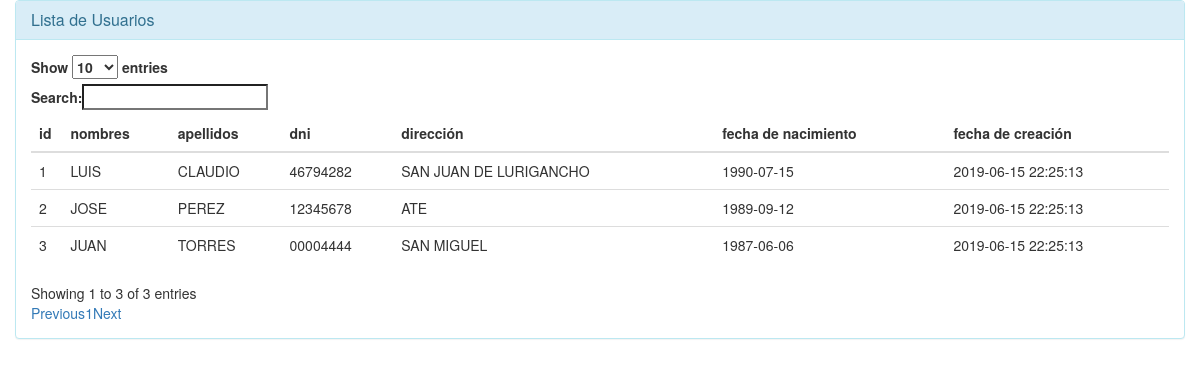
The app's page /PHP7_PDO_POO/modelo/lista.php with its own data.
### tables this page shows
CREATE TABLE usuario(

id int auto_increment PRIMARY KEY,
nombres   varchar(100),
apellidos varchar(100),
dni       char(8),
direccion text,
fecha_nacimiento date,
fecha_creacion timestamp default current_timestamp

);

### PHP7_PDO_POO/modelo/Usuario.php (called while the page is built, shortened)
<?php
class Usuario extends Conexion {
function lista()
{
try {
$conexion  =  $this->get_conexion();
$query     =  "SELECT * FROM usuario";
$statement =  $conexion->prepare($query);
$statement->execute();
$result    =  $statement->fetchAll(PDO::FETCH_ASSOC);
return $result;
} catch (Exception $e) {
echo "Error: ".$e->getMessage();
}
}
}
 ?>

### PHP7_PDO_POO/modelo/lista.php (the view, shortened to what this page needs)
<?php
include'Usuario.php';
$usuario =  new Usuario();
$lista   =  $usuario->lista();
 ?>
<!DOCTYPE html>
<html lang="en">
<head>
<link rel="stylesheet" href="https://maxcdn.bootstrapcdn.com/bootstrap/3.3.7/css/bootstrap.min.css" >
<link rel="stylesheet" type="text/css" href="https://cdn.datatables.net/1.10.12/css/dataTables.bootstrap.min.css">
</head>
<body>
<div class="container-fluid">
<div class="row">
<div class="col-md-12">
<div class="panel panel-info">
	<div class="panel-heading">
		<h3 class="panel-title">Lista de Usuarios</h3>
	</div>
	<div class="panel-body">
    <div class="table-responsive">
     <table  id="consulta"  class="table">
 <thead>
 <tr>
 <th>id</th>
 <th>nombres</th>
 <th>apellidos</th>
 <th>dni</th>
 <th>dirección</th>
 <th>fecha de nacimiento</th>
 <th>fecha de creación</th>
 </tr>
 </thead>
 <tbody>
 <?php foreach ($lista as $key => $value): ?>
 <tr>
<td><?php echo $value['id'] ?></td>
<td><?php echo $value['nombres'] ?></td>
<td><?php echo $value['apellidos'] ?></td>
<td><?php echo $value['dni'] ?></td>
<td><?php echo $value['direccion'] ?></td>
<td><?php echo $value['fecha_nacimiento'] ?></td>
<td><?php echo $value['fecha_creacion'] ?></td>
 </tr>
 <?php endforeach ?>
 </tbody>
 </table>
    </div>
	</div>
</div>
</div>
</div>
</div>
</body>
</html>

### records on screen
usuario: id "1", nombres "LUIS", apellidos "CLAUDIO", dni "46794282", direccion "SAN JUAN DE LURIGANCHO", fecha_nacimiento "1990-07-15", fecha_creacion "2019-06-15 22:25:13"
usuario: id "2", nombres "JOSE", apellidos "PEREZ", dni "12345678", direccion "ATE", fecha_nacimiento "1989-09-12", fecha_creacion "2019-06-15 22:25:13"
usuario: id "3", nombres "JUAN", apellidos "TORRES", dni "00004444", direccion "SAN MIGUEL", fecha_nacimiento "1987-06-06", fecha_creacion "2019-06-15 22:25:13"
